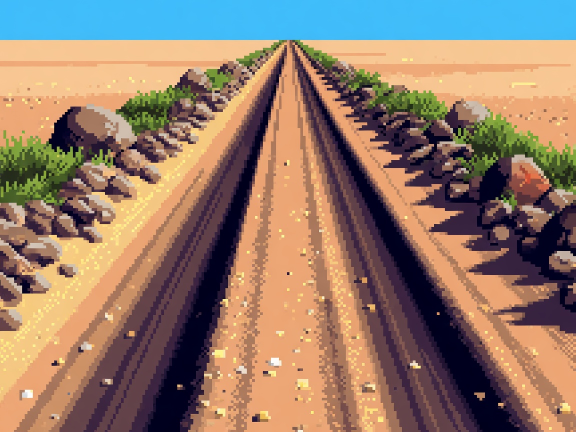
#> input picture art/raw/grok/road_plate.jpg, 1152 x 864 px (shown at 1/2 size)
$ python build_assets.py
#> lines starting #> are read from the running program, lines starting #| are printed output that depends on the picture; after the words box and inside, x2 and y2 are one past the last pixel; in counts of white or black regions, pixels touching at a corner belong together
### tools/road_strips.py
"""Build the perspective road band strips from the approved Ensenada plate.

The plate is a perspective view of a ground plane.  Rectifying it into a
top-down road texture and re-projecting that texture onto BAJANEW's own funnel
gives strips whose ruts, stones and shoulder wear are the approved artwork,
drawn at exactly the scale the projection expects.

Detail is depth dependent on purpose.  A metre of road near the camera crosses
the band in well under one frame, so near strips carry only what survives that
speed: the lengthwise ruts, the shoulder, and the colour of the surface.  Fine
speckle is kept for the middle distance, where it can actually be resolved.
"""
from __future__ import annotations

import re

import numpy as np
from PIL import Image

from bajaart import (FUNNEL_K, PLATE_K, PLATE_VX, PLATE_VY, RAW, ROAD_PHASES,
                     ROAD_PLATE, ROOT, STRIP_U_SPAN, TEX_LEN_M, TEX_U_SPAN, TEX_W,
                     VERGE_U, band_tables)

PLATE = ROAD_PLATE
ENVIRONMENT_PLATE = "ensenada-full-environment.png"

# The plate's own near row and the depth it stands for.  Everything else is
# derived, so the rectification is one fit with no hidden constants.
PLATE_DY_NEAR = 792.0
PLATE_NEAR_DEPTH = 3.5
PLATE_DEPTH_C = PLATE_DY_NEAR * PLATE_NEAR_DEPTH
# Lateral reach available before a sample leaves the plate.
PLATE_HALF_REACH = 570.0
# Length blended across the wrap so the texture tiles without a visible seam.
WRAP_BLEND_M = 4.0
# No pixel of the road surface may fall below this luminance, and anything
# already flat black becomes dirt rather than being scaled up from nothing.
SHADOW_FLOOR = 90.0
SHADOW_TONE = (70.0, 46.0, 26.0)
# The colour grade on the rectified surface: per-channel gain then a gamma
# lift of the midtones.
WARM_GAIN = (1.10, 1.02, 0.88)
WARM_GAMMA = 0.92


def _plate() -> np.ndarray:
    if PLATE.startswith("grok:"):
        path = ROOT / "art/raw/grok" / PLATE[5:]
    else:
        path = RAW / PLATE
    return np.array(Image.open(path).convert("RGB")).astype(np.float64)


def rectify_road_texture(rows: int = 384) -> tuple[np.ndarray, np.ndarray]:
    """Return (texture, depths) sampled top-down from the plate.

    Rows are spaced by the plate's own resolution, so the near end keeps the
    detail the plate actually holds instead of being averaged flat.
    """
    plate = _plate()
    height, width, _ = plate.shape
#> height = 864; width = 1152
    total_len = TEX_LEN_M + WRAP_BLEND_M
    depths = PLATE_NEAR_DEPTH * np.exp(
        np.linspace(0.0, np.log((PLATE_NEAR_DEPTH + total_len) / PLATE_NEAR_DEPTH), rows))
    texture = np.zeros((rows, TEX_W, 3), dtype=np.float64)
    us = np.linspace(-TEX_U_SPAN, TEX_U_SPAN, TEX_W, endpoint=False) + TEX_U_SPAN / TEX_W

    for index, depth in enumerate(depths):
        dy_ideal = PLATE_DEPTH_C / depth
        # A sample that would leave the plate is taken from further up it
        # instead; only the deep off-road margin is affected.
        reach = PLATE_HALF_REACH / (PLATE_K * np.maximum(np.abs(us), 0.05))
        dy = np.minimum(dy_ideal, reach)
        y = np.clip(np.round(PLATE_VY + dy).astype(int), 0, height - 1)
        x = np.clip(np.round(PLATE_VX + us * PLATE_K * dy).astype(int), 0, width - 1)
        texture[index] = plate[y, x]
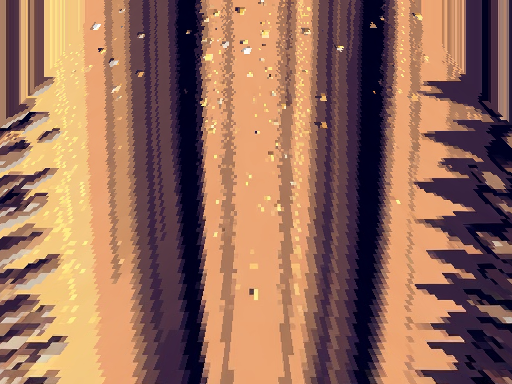
#> texture: shape (384, 512, 3) float64; mean R, G, B 151.4, 109.5, 90.8

    # Sharpen the road edge.  The plate already changes here; lifting the
    # packed berm and dropping the loose dirt just beyond it makes the boundary
    # readable at 1x before the player crosses it.
    edge = np.abs(us)
    gain = np.ones_like(edge)
    gain[(edge >= 0.90) & (edge < 1.03)] = 1.20
    gain[(edge >= 1.03) & (edge < 1.24)] = 0.84
    texture *= gain[None, :, None]
#> texture: shape (384, 512, 3) float64; 12.89% of pixels changed, all inside (x1, y1, x2, y2) = (134, 0, 378, 384)
    np.clip(texture, 0, 255, out=texture)

    # Lift the deepest shadows.  The plate's far verge carries near-black
    # scrub, and a strip's outer columns clamp onto it and smear it into solid
    # blocks; a sunlit Baja road has no true black in it anyway.  Hue is kept
    # and only the level is raised.
    luminance = texture.sum(axis=2) / 3.0
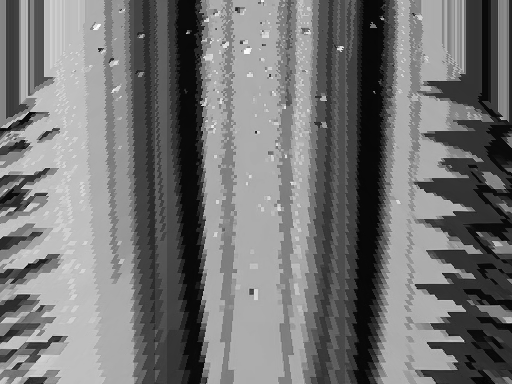
#> luminance: shape (384, 512) float64; min 3.64, max 254.3, mean 117.2
    # Blend toward the shadow tone rather than scaling: scaling a near-black
    # pixel with a faint blue cast turns it saturated blue.
    weight = np.clip((SHADOW_FLOOR - luminance) / SHADOW_FLOOR, 0.0, 1.0)[:, :, None]
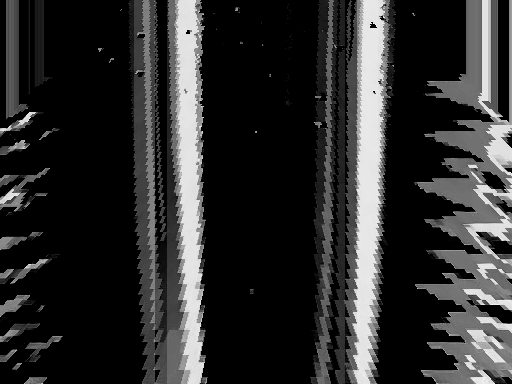
#> weight: shape (384, 512, 1) float64; min 0, max 0.96, mean 0.18
    tone = np.array(SHADOW_TONE, dtype=np.float64)[None, None, :]
    texture = texture * (1.0 - weight) + tone * weight
    np.clip(texture, 0, 255, out=texture)

    # Warm the whole surface a little: sunlit Baja dirt reads orange-tan on
    # screen, and the plate as painted leans cool and dark once the haze and
    # the phase palettes have had their say.
    texture *= np.array(WARM_GAIN, dtype=np.float64)[None, None, :]
    texture = 255.0 * np.power(np.clip(texture / 255.0, 0.0, 1.0), WARM_GAMMA)
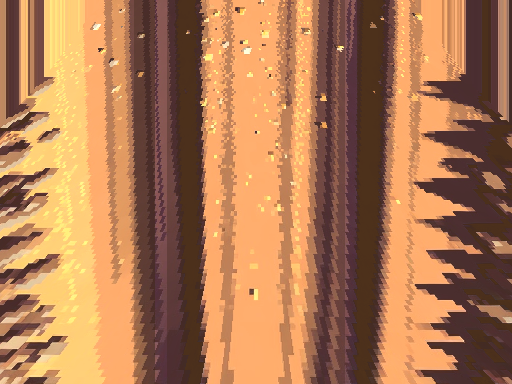
#> texture: shape (384, 512, 3) float64; mean R, G, B 174.9, 122.3, 83.8
    np.clip(texture, 0, 255, out=texture)

    # Cross-fade the tail back over the head so v wraps cleanly.
    keep = int(np.searchsorted(depths, PLATE_NEAR_DEPTH + TEX_LEN_M))
#> keep = 307
    tail = rows - keep
#> tail = 77
    if tail > 4:
        blend = np.linspace(1.0, 0.0, tail)[:, None, None]
        head = texture[:tail]
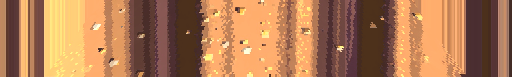
#> head: shape (77, 512, 3) float64; mean R, G, B 174.8, 122.2, 84.1
        texture[:tail] = head * blend + texture[keep:keep + tail] * (1.0 - blend)
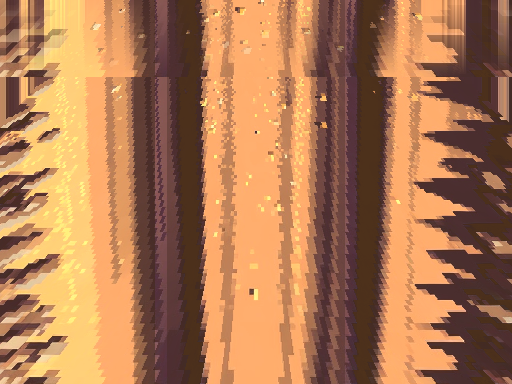
#> texture: shape (384, 512, 3) float64; 19.64% of pixels changed, all inside (x1, y1, x2, y2) = (0, 1, 512, 77)
    return texture[:keep], depths[:keep]


def strip_geometry() -> list[dict]:
    """Pixel size of every band strip, tile aligned."""
    dy, half = band_tables()
    out = []
    for b in range(len(half)):
        dy0, dy1 = dy[b], dy[b + 1]
        rows = dy1 - dy0
        # Near bands carry the full verge with its rocks; middle bands stack
        # on the same scanlines and keep a narrower one.
        span = STRIP_U_SPAN if dy1 >= 48 else STRIP_U_SPAN * 0.82
        width = int(round(2.0 * span * FUNNEL_K * dy1))
        width = max(32, min(640, (width + 15) // 16 * 16))
        # Author tall enough that a downhill stretch never opens a seam.
        height = max(16, (int(round(rows * 1.9)) + 15) // 16 * 16)
        depth_far = 480.0 / dy0
        depth_near = 480.0 / dy1
        out.append({
            "band": b, "dy0": dy0, "dy1": dy1, "rows": rows,
            "width": width, "height": height,
            "tiles_x": width // 16, "tiles_y": height // 16,
            # A window straddles a partial column at each edge.
            "columns_on_screen": min(21, width // 16),
            "depth_span_m": round(depth_far - depth_near, 3),
            "depth_mid_m": round(480.0 / ((dy0 + dy1) / 2.0), 3),
            "phases": ROAD_PHASES if stripe_shifts()[b] else 1,
        })
    return out


# [48 lines left out: functions stripe_shifts, render_strip, not called in this run]


def build_sheets() -> tuple[list[tuple[str, np.ndarray, np.ndarray, dict]], dict]:
    """One strip per band.

    Each band owns a palette, and its alternate surface phase is a second set
    of colours for that palette rather than a second set of tiles: flipping a
    band's phase costs sixteen palette words and no VRAM at all.
    """
    texture, depths = rectify_road_texture()
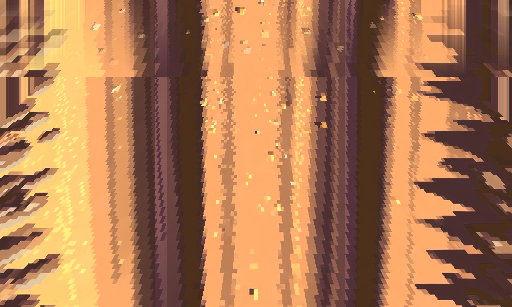
#> texture: shape (307, 512, 3) float64; mean of channels 0, 1, 2 174.6, 122.1, 83.6; drawn as R, G, B
#> depths = 307 values from 3.5 to 11.49
    sheets = []
    for geometry in strip_geometry():
        strip, verge = render_strip(texture, depths, geometry)
        sheets.append((f"road{geometry['band']:02d}",
                       np.clip(strip, 0, 255).astype(np.int32), verge, geometry))
#> after the loop, sheets = []
    report = {
        "plate": PLATE,
        "vanishing_point": [PLATE_VX, PLATE_VY],
        "half_width_pixels_per_row": PLATE_K,
        "near_depth_m": PLATE_NEAR_DEPTH,
        "texture_rows": int(len(depths)),
        "texture_columns": TEX_W,
        "texture_length_m": TEX_LEN_M,
        "lateral_span_road_half_widths": TEX_U_SPAN,
        "strip_span_road_half_widths": STRIP_U_SPAN,
        "edge_accent": {"berm_gain": 1.20, "verge_gain": 0.84},
        "shadow_floor": SHADOW_FLOOR,
        "shadow_tone": list(SHADOW_TONE),
        "warm_gain": list(WARM_GAIN),
        "warm_gamma": WARM_GAMMA,
        "bands": [dict(g) for g in strip_geometry()],
    }
    return sheets, report

### tools/bajaart.py
"""Shared helpers for the BAJANEW art conversion.

Everything here is deterministic: the same approved raws always produce the
same source sheets, and every step is recorded so the conversion can be
audited without rerunning it.
"""
from __future__ import annotations

import hashlib
import json
import re
from pathlib import Path

import numpy as np
from PIL import Image

ROOT = Path(__file__).resolve().parent.parent
RAW = ROOT / "art/raw/openai/01a05452-0194-7532-93b8-bca5bd770d7c"
ASSETS = ROOT / "assets"
SOURCE = ASSETS / "source"

# Screen contract, mirrored from include/baja/sim.h.
SCREEN_W, SCREEN_H = 320, 224
HORIZON_Y = 84
CAM_HEIGHT = 3.0
FOCAL = 160.0
ROAD_HALF = 4.0
# Screen pixels of road half width per row below the horizon.
FUNNEL_K = ROAD_HALF / CAM_HEIGHT

# Ground-plane fit of the road plate the strips are rectified from: the Grok
# Build rutted road (art/raw/grok/road_plate.jpg).  The road vanishes at VP
# and one road half width spans PLATE_K pixels per row.
ROAD_PLATE = "grok:road_plate.jpg"
PLATE_VX, PLATE_VY, PLATE_K = 576.0, 72.0, 0.45
# Fit of the approved Ensenada environment plate, still the backdrop source.
ENV_VX, ENV_VY, ENV_K = 740.0, 383.0, 0.78

# Rectified road texture: lateral span in road half widths, and the length of
# one repeat in metres.
TEX_U_SPAN = 2.6
TEX_LEN_M = 8.0
TEX_W, TEX_H = 512, 64
ROAD_PHASES = 2
# Lateral reach of a band strip in road half widths.  Beyond it the static
# ground layer shows, so this is the trade between streaming verge and the
# hardware sprite columns the near bands cost.
STRIP_U_SPAN = 1.75
# Road pixels further out than this fraction of the half width are verge, and
# get their own palette entries so the surface phase can stream them.
VERGE_U = 0.95


def sha256(path: Path) -> str:
    return hashlib.sha256(path.read_bytes()).hexdigest()


def band_tables() -> tuple[list[int], list[int]]:
    """Read the band geometry straight out of the gameplay core.

    The strips and the projection have to agree exactly, so the C table is the
    single source of truth and this raises if it ever drifts.
    """
#> (the run stopped early here; a loop or call above may not have finished)

$ run again, with art/raw/grok/billboard.jpg copied over art/raw/grok/road_plate.jpg
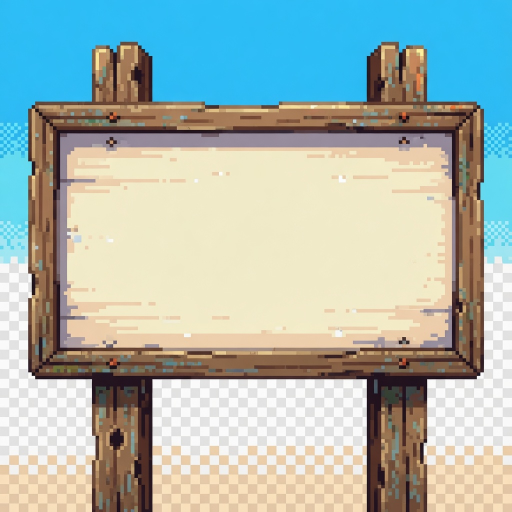
#> input picture art/raw/grok/billboard.jpg, 1024 x 1024 px (shown at 1/2 size)
#> keep = 307
#> tail = 77
#> in rectify_road_texture, `texture[:tail] = head * blend + texture[keep:keep + tail] * (1.0 - ble..`:
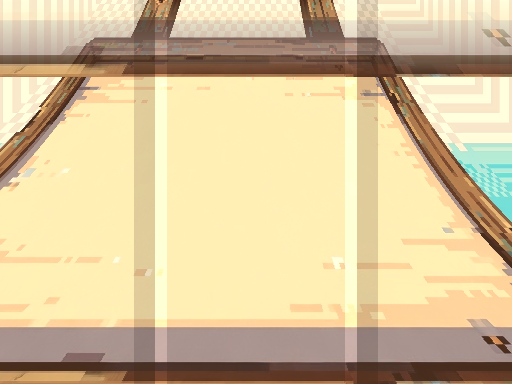
#> texture: shape (384, 512, 3) float64; mean R, G, B 216.1, 196.3, 155.8
#> in build_sheets, `texture, depths = rectify_road_texture()`:
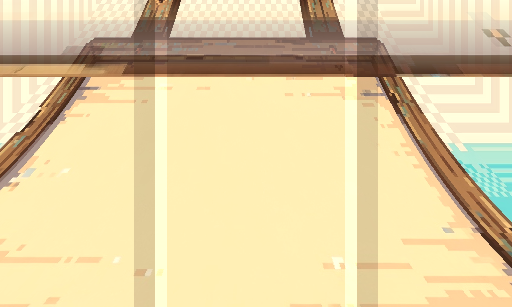
#> texture: shape (307, 512, 3) float64; mean of channels 0, 1, 2 226.9, 209.3, 164.5; drawn as R, G, B
#> depths = 307 values from 3.5 to 11.49
#> after the loop in build_sheets, `for geometry in strip_geometry():`: sheets = []

$ run again, with art/raw/grok/boulders.jpg copied over art/raw/grok/road_plate.jpg
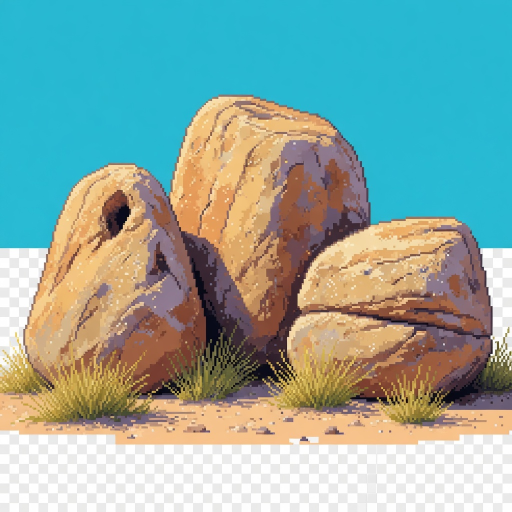
#> input picture art/raw/grok/boulders.jpg, 1024 x 1024 px (shown at 1/2 size)
#> keep = 307
#> tail = 77
#> in rectify_road_texture, `texture[:tail] = head * blend + texture[keep:keep + tail] * (1.0 - ble..`:
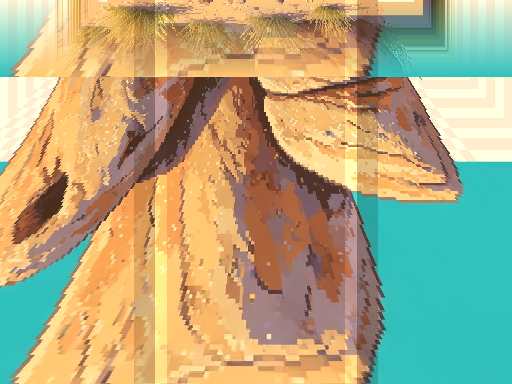
#> texture: shape (384, 512, 3) float64; mean R, G, B 176.1, 167.9, 128.9
#> in build_sheets, `texture, depths = rectify_road_texture()`:
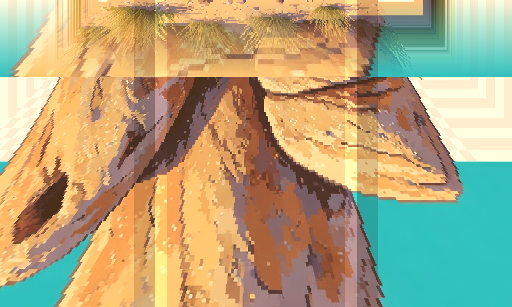
#> texture: shape (307, 512, 3) float64; mean of channels 0, 1, 2 178.5, 164.7, 125.9; drawn as R, G, B
#> depths = 307 values from 3.5 to 11.49
#> after the loop in build_sheets, `for geometry in strip_geometry():`: sheets = []
